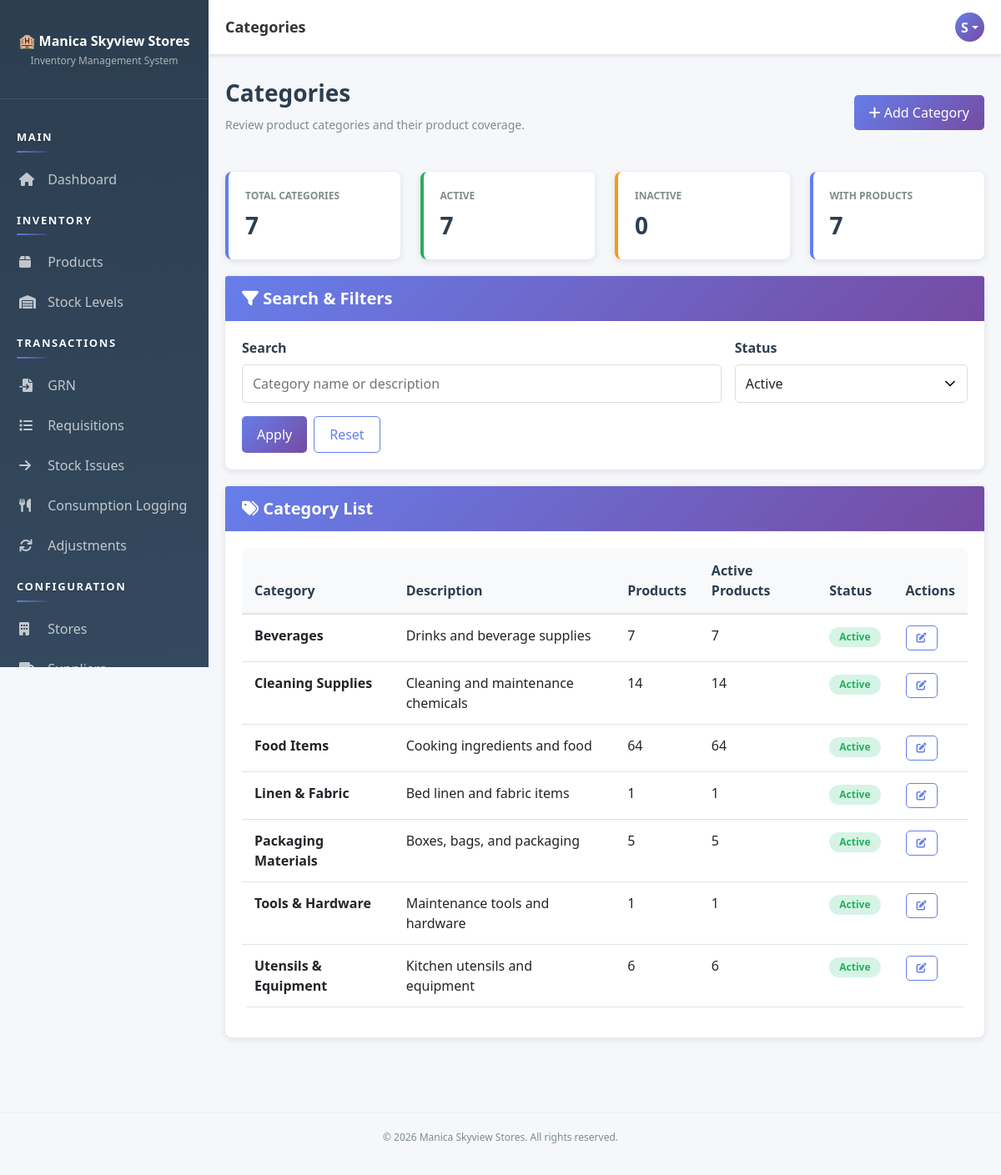
The page /pages/categories/index.php (signed in) on the database its author committed.
### tables this page shows
CREATE TABLE `users` (
  `user_id` int(11) NOT NULL AUTO_INCREMENT,
  `username` varchar(50) NOT NULL,
  `email` varchar(100) NOT NULL,
  `password` varchar(255) NOT NULL,
  `full_name` varchar(100) NOT NULL,
  `role_id` int(11) NOT NULL,
  `status` enum('active','inactive') DEFAULT 'active',
  `created_at` timestamp NOT NULL DEFAULT current_timestamp(),
  `updated_at` timestamp NOT NULL DEFAULT current_timestamp() ON UPDATE current_timestamp(),
  PRIMARY KEY (`user_id`),
  UNIQUE KEY `username` (`username`),
  UNIQUE KEY `email` (`email`),
  KEY `role_id` (`role_id`),
  CONSTRAINT `users_ibfk_1` FOREIGN KEY (`role_id`) REFERENCES `roles` (`role_id`)
);

CREATE TABLE `categories` (
  `category_id` int(11) NOT NULL AUTO_INCREMENT,
  `category_name` varchar(100) NOT NULL,
  `description` text DEFAULT NULL,
  `status` enum('active','inactive') DEFAULT 'active',
  `created_at` timestamp NOT NULL DEFAULT current_timestamp(),
  PRIMARY KEY (`category_id`)
);

### app/bootstrap.php (called while the page is built, shortened)
<?php
function autoload($class) {
    $paths = [
        __DIR__ . '/helpers/' . $class . '.php',
        __DIR__ . '/models/' . $class . '.php',
        __DIR__ . '/controllers/' . $class . '.php'
    ];
    foreach ($paths as $path) {
        if (file_exists($path)) {
            return;
        }
    }
}
function isAuthenticated() {
    $auth = new Auth();
    return $auth->isLoggedIn() && $auth->checkSessionTimeout();
}
function getCurrentUser() {
    if (isAuthenticated()) {
        $db = Database::getInstance()->getConnection();
        $userId = $_SESSION['user_id'];
        $sql = "SELECT u.*, r.role_name FROM users u
                JOIN roles r ON u.role_id = r.role_id
                WHERE u.user_id = ?";
        $stmt = $db->prepare($sql);
        $stmt->bind_param('i', $userId);
        $stmt->execute();
        return $stmt->get_result()->fetch_assoc();
    }
    return null;
}
function getDefaultRolePermissions() {
    return [
        'Admin' => ['*'],
        'Storekeeper' => [
            'dashboard.view', 'products.*', 'stores.view', 'stores.create', 'stores.edit', 'departments.view', 'departments.create', 'departments.edit', 'categories.view', 'categories.create', 'categories.edit', 'suppliers.*', 'stock.view',
            'grn.*', 'requisition.view', 'requisition.create',
            'stock-issues.*', 'adjustments.view', 'adjustments.create', 'reports.view'
        ],
        'Manager' => [
            'dashboard.view', 'stores.view', 'stores.create', 'stores.edit', 'departments.view', 'departments.create', 'departments.edit', 'categories.view', 'categories.create', 'categories.edit', 'stock.view', 'grn.view', 'grn.verify',
            'requisition.view', 'requisition.approve', 'requisition.reject',
            'stock-issues.view', 'stock-issues.create', 'adjustments.view', 'adjustments.create', 'adjustments.approve', 'reports.view', 'audit.view', 'settings.view'
        ],
        'Accounts' => ['dashboard.view', 'stores.view', 'departments.view', 'categories.view', 'stock.view', 'adjustments.view', 'reports.view'],
        'Kitchen' => ['dashboard.view', 'stock.view', 'requisition.view', 'requisition.create'],
        'Bar' => ['dashboard.view', 'stock.view', 'requisition.view', 'requisition.create'],
        'Housekeeping' => ['dashboard.view', 'stock.view', 'requisition.view', 'requisition.create'],
        'Maintenance' => ['dashboard.view', 'stock.view', 'requisition.view', 'requisition.create']
    ];
}
function getRolePermissionOverrides() {
    $overrides = [];
    try {
        $db = Database::getInstance()->getConnection();
        $result = $db->query("SELECT role_name, permission, is_allowed FROM role_permission_overrides");
    } catch (Throwable $e) {
        if (APP_DEBUG) {
            error_log('Permission override read warning: ' . $e->getMessage());
        }
    }
    return $overrides;
}
function getRolePermissions() {
    $defaults = getDefaultRolePermissions();
    $overrides = getRolePermissionOverrides();
    foreach ($defaults as $role => $permissions) {
        $allow = $overrides[$role]['allow'] ?? [];
        $effective = array_values(array_unique(array_merge($permissions, $allow)));
        $defaults[$role] = $effective;
    }
    return $defaults;
}
function can($permission) {
    $user = getCurrentUser();
    $role = $user['role_name'] ?? '';
    $overrides = getRolePermissionOverrides();
    $denied = $overrides[$role]['deny'] ?? [];
    $parts = explode('.', $permission, 2);
    if (count($parts) === 2) {
        $moduleWildcard = $parts[0] . '.*';
    }
    $matrix = getRolePermissions();
    $granted = $matrix[$role] ?? [];
    if (in_array('*', $granted, true)) {
        return true;
    }
    return false;
}

### app/helpers/Database.php (called while the page is built, shortened)
<?php
class Database {
    private static $instance = null;
    private $connection = null;
    private function __construct() {
        try {
            $this->connection = new mysqli(DB_HOST, DB_USER, DB_PASS, DB_NAME);
            $this->connection->set_charset('utf8mb4');
        } catch (Exception $e) {
            die('Error: ' . $e->getMessage());
        }
    }
    public static function getInstance() {
        if (self::$instance === null) {
            self::$instance = new Database();
        }
        return self::$instance;
    }
    public function getConnection() {
        return $this->connection;
    }
}

### app/helpers/Auth.php (called while the page is built, shortened)
<?php
class Auth {
    public function __construct() {
        $this->db = Database::getInstance()->getConnection();
    }
    private function ensurePasswordResetTable() {
        $sql = "CREATE TABLE IF NOT EXISTS password_reset_tokens (
            token_id INT PRIMARY KEY AUTO_INCREMENT,
            user_id INT NOT NULL,
            token_hash VARCHAR(64) NOT NULL,
            expires_at DATETIME NOT NULL,
            used_at DATETIME NULL,
            created_at TIMESTAMP DEFAULT CURRENT_TIMESTAMP,
            FOREIGN KEY (user_id) REFERENCES users(user_id) ON DELETE CASCADE,
            INDEX idx_reset_token_hash (token_hash),
            INDEX idx_reset_token_user (user_id),
            INDEX idx_reset_token_expires (expires_at)
        )";
    }
    public function isLoggedIn() {
        return isset($_SESSION['user_id']);
    }
    public function checkSessionTimeout() {
        return true;
    }
}

### app/controllers/Controller.php (called while the page is built, shortened)
<?php
class Controller {
    protected $db;
    public function __construct() {
        $this->db = Database::getInstance()->getConnection();
        $this->loadCurrentUser();
    }
    protected function loadCurrentUser() {
        if (isset($_SESSION['user_id'])) {
            $sql = "SELECT u.*, r.role_name FROM users u
                    JOIN roles r ON u.role_id = r.role_id
                    WHERE u.user_id = ?";
            $stmt = $this->db->prepare($sql);
            $stmt->bind_param('i', $_SESSION['user_id']);
            $stmt->execute();
            $this->currentUser = $stmt->get_result()->fetch_assoc();
        }
    }
}

### app/controllers/CategoryController.php (called while the page is built, shortened)
<?php
class CategoryController extends Controller {
    public function __construct() {
        parent::__construct();
    }
    public function getCategories($filters = []) {
        $sql = "
            SELECT
                c.category_id,
                c.category_name,
                c.description,
                c.status,
                c.created_at,
                COUNT(DISTINCT p.product_id) AS products_count,
                COALESCE(SUM(CASE WHEN p.status = 'active' THEN 1 ELSE 0 END), 0) AS active_products
            FROM categories c
            LEFT JOIN products p ON c.category_id = p.category_id
            WHERE 1 = 1
        ";
        $types = '';
        $params = [];
        $status = $filters['status'] ?? 'active';
        if (in_array($status, ['active', 'inactive'], true)) {
            $sql .= " AND c.status = ?";
            $types .= 's';
            $params[] = $status;
        }
        $sql .= " GROUP BY c.category_id ORDER BY c.category_name ASC";
        if ($types !== '') {
            $stmt = $this->db->prepare($sql);
            $stmt->bind_param($types, ...$params);
            $stmt->execute();
            return $stmt->get_result()->fetch_all(MYSQLI_ASSOC);
        }
        return $this->db->query($sql)->fetch_all(MYSQLI_ASSOC);
    }
    public function getStats() {
        $stats = [
            'active' => 0,
            'inactive' => 0,
            'total' => 0,
            'with_products' => 0
        ];
        $statusResult = $this->db->query("SELECT status, COUNT(*) AS c FROM categories GROUP BY status");
        while ($row = $statusResult->fetch_assoc()) {
            if ($row['status'] === 'active') {
                $stats['active'] = (int)$row['c'];
            }
            $stats['total'] += (int)$row['c'];
        }
        $withProductsSql = "
            SELECT COUNT(*) AS c
            FROM (
                SELECT c.category_id
                FROM categories c
                JOIN products p ON c.category_id = p.category_id
                GROUP BY c.category_id
            ) t
        ";
        $withProductsResult = $this->db->query($withProductsSql);
        if ($withProductsResult) {
            $stats['with_products'] = (int)($withProductsResult->fetch_assoc()['c'] ?? 0);
        }
        return $stats;
    }
}

### pages/categories/index.php (the view, shortened to what this page needs)
<?php
require_once __DIR__ . '/../../app/bootstrap.php';
$controller = new CategoryController();
$filters = [
    'q' => trim($_GET['q'] ?? ''),
    'status' => $_GET['status'] ?? 'active'
];
$categories = $controller->getCategories($filters);
$stats = $controller->getStats();
$pageTitle = 'Categories';
include __DIR__ . '/../../app/views/layout-header.php';
?>
<div class="page-header d-flex justify-content-between align-items-center">
    <div>
        <h1>Categories</h1>
        <p>Review product categories and their product coverage.</p>
    </div>
    <?php if (can('categories.create')): ?>
        <a href="<?php echo SITE_URL; ?>pages/categories/create.php" class="btn btn-primary">
            <i class="fas fa-plus"></i> Add Category
        </a>
    <?php endif; ?>
</div>
<div class="row">
    <div class="col-md-3">
        <div class="stat-card">
            <div class="stat-label">Total Categories</div>
            <div class="stat-value"><?php echo (int)$stats['total']; ?></div>
        </div>
    </div>
    <div class="col-md-3">
        <div class="stat-card success">
            <div class="stat-label">Active</div>
            <div class="stat-value"><?php echo (int)$stats['active']; ?></div>
        </div>
    </div>
    <div class="col-md-3">
        <div class="stat-card warning">
            <div class="stat-label">Inactive</div>
            <div class="stat-value"><?php echo (int)$stats['inactive']; ?></div>
        </div>
    </div>
    <div class="col-md-3">
        <div class="stat-card">
            <div class="stat-label">With Products</div>
            <div class="stat-value"><?php echo (int)$stats['with_products']; ?></div>
        </div>
    </div>
</div>
<div class="card">
    <div class="card-header"><h5><i class="fas fa-filter"></i> Search & Filters</h5></div>
    <div class="card-body">
        <form method="GET" class="row g-3">
            <div class="col-md-8">
                <label class="form-label">Search</label>
                <input type="text" name="q" class="form-control" placeholder="Category name or description" value="<?php echo htmlspecialchars($filters['q']); ?>">
            </div>
            <div class="col-md-4">
                <label class="form-label">Status</label>
                <select name="status" class="form-control">
                    <option value="active" <?php echo $filters['status'] === 'active' ? 'selected' : ''; ?>>Active</option>
                </select>
            </div>
            <div class="col-12 d-flex gap-2">
                <button class="btn btn-primary" type="submit">Apply</button>
                <a class="btn btn-outline-primary" href="<?php echo SITE_URL; ?>pages/categories/index.php">Reset</a>
            </div>
        </form>
    </div>
</div>
<div class="card">
    <div class="card-header"><h5><i class="fas fa-tags"></i> Category List</h5></div>
    <div class="card-body">
        <?php if (!empty($categories)): ?>
            <div class="table-responsive">
                <table class="table table-sm">
                    <thead>
                        <tr>
                            <th>Category</th>
                            <th>Description</th>
                            <th>Products</th>
                            <th>Active Products</th>
                            <th>Status</th>
                            <th>Actions</th>
                        </tr>
                    </thead>
                    <tbody>
                        <?php foreach ($categories as $category): ?>
                            <tr>
                                <td><strong><?php echo htmlspecialchars($category['category_name']); ?></strong></td>
                                <td><?php echo htmlspecialchars($category['description'] ?: '-'); ?></td>
                                <td><?php echo (int)$category['products_count']; ?></td>
                                <td><?php echo (int)$category['active_products']; ?></td>
                                <td>
                                    <span class="badge badge-<?php echo $category['status'] === 'active' ? 'success' : 'warning'; ?>">
                                        <?php echo htmlspecialchars(ucfirst($category['status'])); ?>
                                    </span>
                                </td>
                                <td>
                                    <?php if (can('categories.edit')): ?>
                                        <a class="btn btn-sm btn-outline-primary" href="<?php echo SITE_URL; ?>pages/categories/edit.php?id=<?php echo (int)$category['category_id']; ?>">
                                            <i class="fas fa-edit"></i>
                                        </a>
                                    <?php else: ?>
                                        <span class="text-muted">-</span>
                                    <?php endif; ?>
                                </td>
                            </tr>
                        <?php endforeach; ?>
                    </tbody>
                </table>
            </div>
        <?php else: ?>
            <div class="alert alert-info mb-0">No categories found for the selected filters.</div>
        <?php endif; ?>
    </div>
</div>
<?php include __DIR__ . '/../../app/views/layout-footer.php'; ?>

### app/views/layout-header.php (shortened to what this page needs)
<!DOCTYPE html>
<html lang="en">
<head>
    <link href="https://cdn.jsdelivr.net/npm/bootstrap@5.1.3/dist/css/bootstrap.min.css" rel="stylesheet">
    <link rel="stylesheet" href="https://cdnjs.cloudflare.com/ajax/libs/font-awesome/6.0.0/css/all.min.css">
    <link href="<?php echo SITE_URL; ?>public/css/style.css" rel="stylesheet">
</head>
<body>
    <div class="sidebar">
        <div class="brand">
            <h4>🏨 Manica Skyview Stores</h4>
            <p>Inventory Management System</p>
        </div>
        <nav class="nav flex-column">
            <?php include __DIR__ . '/partials/sidebar-nav.php'; ?>
        </nav>
    </div>
            <?php include __DIR__ . '/partials/sidebar-nav.php'; ?>
    <div class="topbar">
        <div class="topbar-title desktop-title">
            <?php echo $pageTitle ?? APP_NAME; ?>
        </div>
        <div class="topbar-right">
            <div class="user-profile dropdown">
                <div class="user-avatar dropdown-toggle" role="button" data-bs-toggle="dropdown" aria-expanded="false">
                    <?php
                    $user = getCurrentUser();
                    if ($user) {
                        echo strtoupper(substr($user['full_name'], 0, 1));
                    }
                    ?>
                </div>
            </div>
        </div>
    </div>
    <div class="main-content">

### rows shown on the page
users: full_name "S"
categories: category_name "Beverages", description "Drinks and beverage supplies", products_count "7", active_products "7", status "Active"
categories: category_name "Cleaning Supplies", description "Cleaning and maintenance chemicals", products_count "14", active_products "14", status "Active"
categories: category_name "Food Items", description "Cooking ingredients and food", products_count "64", active_products "64", status "Active"
categories: category_name "Linen & Fabric", description "Bed linen and fabric items", products_count "1", active_products "1", status "Active"
categories: category_name "Packaging Materials", description "Boxes, bags, and packaging", products_count "5", active_products "5", status "Active"
categories: category_name "Tools & Hardware", description "Maintenance tools and hardware", products_count "1", active_products "1", status "Active"
categories: category_name "Utensils & Equipment", description "Kitchen utensils and equipment", products_count "6", active_products "6", status "Active"

### other values the page prints
$pageTitle "Categories"
$stats['total'] "7"
$stats['active'] "7"
$stats['inactive'] "0"
$stats['with_products'] "7"
APP_NAME "Manica Skyview Stores"
